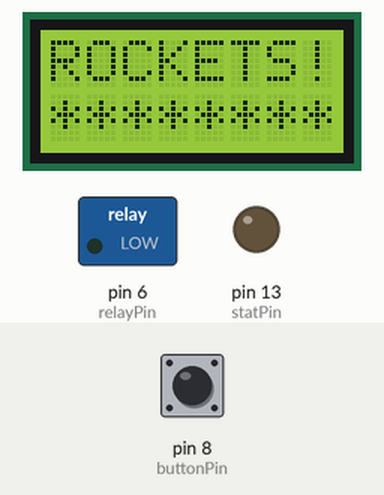
Bench run of a sketch on a simulated Arduino Uno, built with avr-gcc and run on an emulated ATmega328P. Shown: 8×2 character LCD, switched loads named in the sketch (green lamp = pin HIGH), output pins drawn as LEDs (lit = HIGH). The test bench sets the inputs (shaded band); at power-on: pin 8 (buttonPin) LOW.

Above: at 0.1 s.
At 30.1 s:
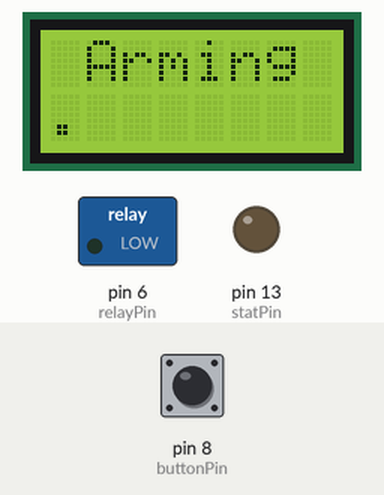
At 31.6 s:
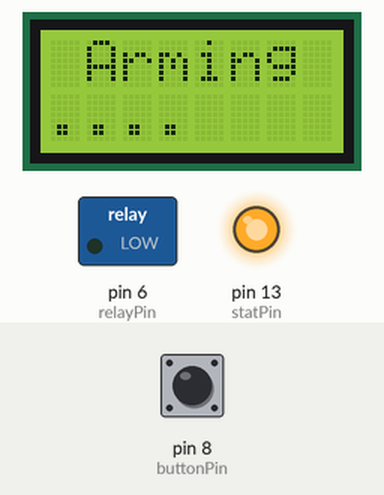
At 34.1 s:
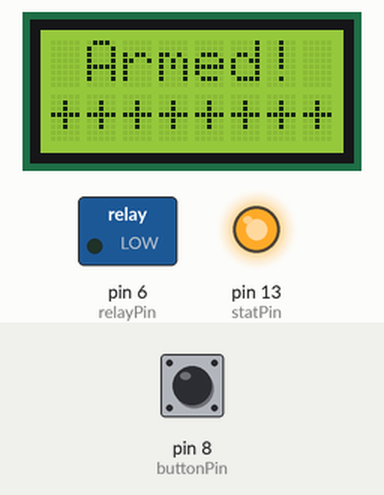
Timing chart, 0 to 35.6 s (numbered marks = the images above):
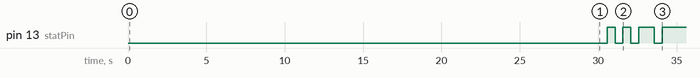

Measured:
- what the display in image 0 shows lasts 30.0 s, from 0.1 s to 30.1 s
- what the display in image 1 shows lasts 0.5 s, from 30.1 s to 30.6 s

The sketch:

LaunchWithLCD.ino
```cpp
// (licence header left out)
//import the HD44780 instruction set arduino library
#include <LiquidCrystal.h>

//Define our variables
const int buttonPin = 8;
const int relayPin = 6;
const int statPin = 13;
int buttonState;
int lastButtonState = LOW;
long lastDebounceTime = 0;
long debounceDelay = 50;

//Attach "lcd" to the correct pins...
LiquidCrystal lcd(12, 11, 5, 4, 3, 2);

//Initial Setup function
void setup() {
  pinMode(relayPin, OUTPUT);
  pinMode(buttonPin, INPUT);
  pinMode(statPin, OUTPUT);

  //Initialize the LCD
  lcd.begin(8, 2);
  delay(3);
  lcd.print("ROCKETS!");
  lcd.setCursor(0, 1);
  lcd.print("********");
  lcd.setCursor(0, 0);
  delay(30000);

  //My fun little Arming animation
  lcd.clear();
  delay(2);
  lcd.print(" Arming ");
  lcd.setCursor(0, 1);
  lcd.print(".     ");
  delay(500);
  digitalWrite(statPin, HIGH);
  lcd.setCursor(0, 1);
  lcd.print("..    ");
  delay(500);
  digitalWrite(statPin, LOW);
  lcd.setCursor(0, 1);
  lcd.print("...   ");
  delay(500);
  digitalWrite(statPin, HIGH);
  lcd.setCursor(0, 1);
  lcd.print("....  ");
  delay(500);
  digitalWrite(statPin, LOW);
  lcd.setCursor(0, 1);
  lcd.print("..... ");
  delay(500);
  digitalWrite(statPin, HIGH);
  lcd.setCursor(0, 1);
  lcd.print("......");
  delay(500);
  digitalWrite(statPin, HIGH);
  lcd.setCursor(0, 1);
  lcd.print(".......");
  delay(500);
  digitalWrite(statPin, LOW);
  lcd.setCursor(0, 1);
  lcd.print("........");
  delay(500);
  digitalWrite(statPin, HIGH);
  lcd.clear();
  lcd.setCursor(0, 0);
  lcd.print(" Armed! ");
  lcd.setCursor(0, 1);
  lcd.print("++++++++");
  lcd.setCursor(0, 0);
  //Wasn't that fun? :D
}

//Our main loop
void loop() {

//All of this is our button-state check
int reading = digitalRead(buttonPin);

if (reading != lastButtonState) {
    // reset the debouncing timer
    lastDebounceTime = millis();
  }

  if ((millis() - lastDebounceTime) > debounceDelay) {
    // whatever the reading is at, it's been there for longer
    // than the debounce delay, so take it as the actual current state:

    // if the button state has changed:
    if (reading != buttonState) {
      buttonState = reading;

      // only toggle the firing timer if the new button state is HIGH
      if (buttonState == HIGH) {

  //Begin the 5 second countdown
  delay(100);
  lcd.clear();
  lcd.setCursor(0, 0);
  lcd.print("Firing: ");
  lcd.setCursor(0, 1);
  lcd.print("5");
  delay(1000);
  lcd.setCursor(0, 1);
  lcd.print("4");
  delay(1000);
  lcd.setCursor(0, 1);
  lcd.print("3");
  delay(1000);
  lcd.setCursor(0, 1);
  lcd.print("2");
  delay(1000);
  lcd.setCursor(0, 1);
  lcd.print("1");
  delay(1000);
  lcd.clear();

  //Time for the BOOM!
  lcd.setCursor(0, 0);
  lcd.print("- BOOM -");
  digitalWrite(relayPin, HIGH);  //triggers the relay, giving the +6V to the igniter
  lcd.setCursor(0, 1);
  lcd.print("--------");

  }
    }
  }
    lastButtonState = reading;
  }


  /*  And that's it! Just reset the MCU for more rocket fun!
   *
   *  Try other means of launching like ethernet, infrared, and more!
   *
   *  Have fun, and BE SAFE!
   */
```
